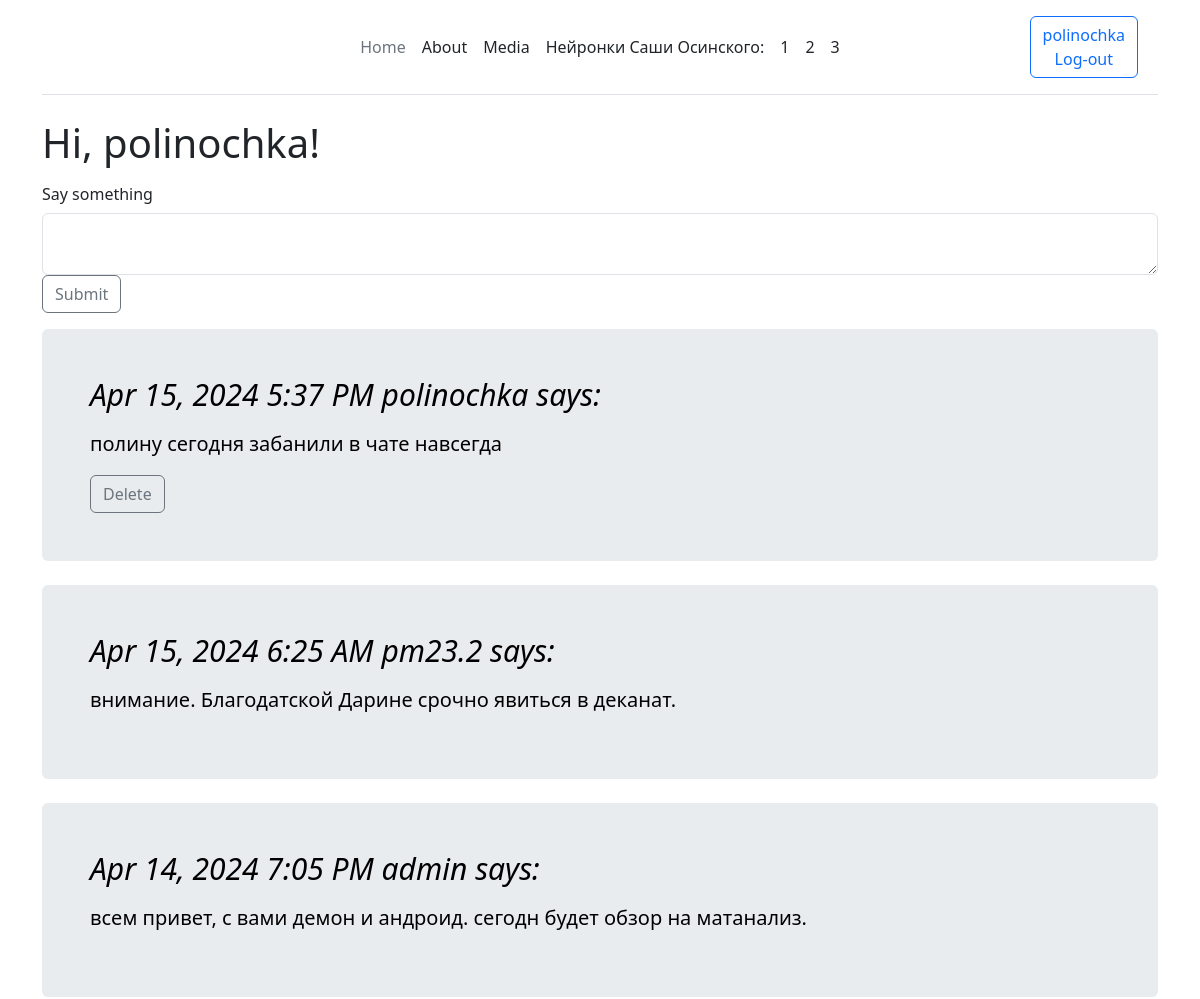
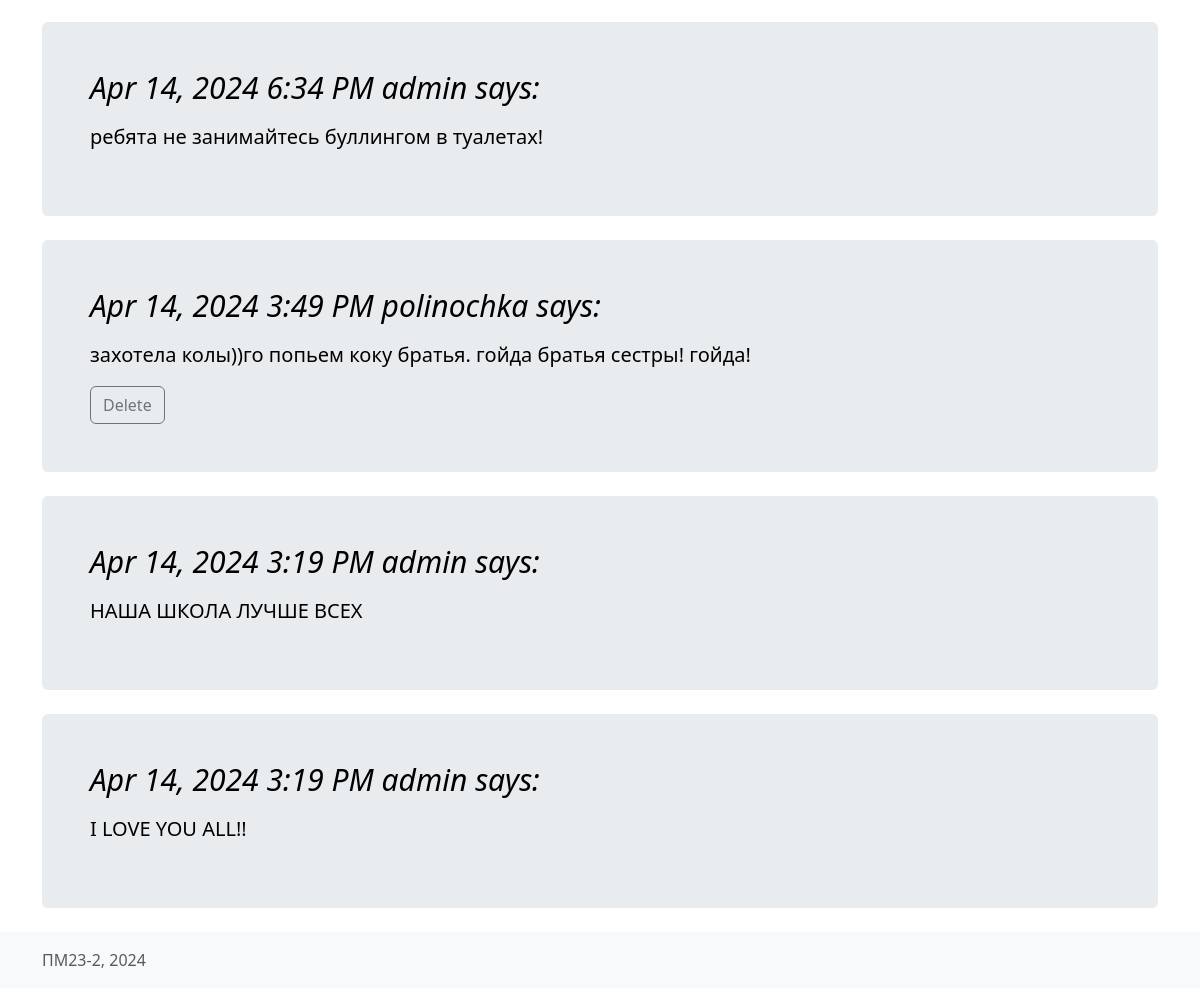
Page /index (signed in) on the committed database (2 pictures, top to bottom).
### app/models.py (models this page shows, shortened)
class User(UserMixin, db.Model):
    id: so.Mapped[int] = so.mapped_column(primary_key=True)
    username: so.Mapped[str] = so.mapped_column(sa.String(64), index=True, unique=True)
    email: so.Mapped[str] = so.mapped_column(sa.String(120), index=True, unique=True)
    password_hash: so.Mapped[Optional[str]] = so.mapped_column(sa.String(256))
    posts: so.WriteOnlyMapped['Post'] = so.relationship(back_populates='author')

class Post(db.Model):
    id: so.Mapped[int] = so.mapped_column(primary_key=True)
    body: so.Mapped[str] = so.mapped_column(sa.String(140))
    timestamp: so.Mapped[datetime] = so.mapped_column(index=True, default=lambda: datetime.now(timezone.utc))
    user_id: so.Mapped[int] = so.mapped_column(sa.ForeignKey(User.id),index=True)
    author: so.Mapped[User] = so.relationship(back_populates='posts')

### app/routes.py (the view)
@app.route('/', methods=["POST", "GET"])
@app.route('/index', methods=["POST", "GET"])
@login_required
def index():
    form = PostForm()
    if form.validate_on_submit():
        post = Post(body=form.post.data, author=current_user)
        db.session.add(post)
        db.session.commit()
        flash('Your post is now live!')
        return redirect(url_for('index'))
    posts = Post.query.order_by(Post.timestamp).all()[::-1]
    return render_template("index.html", title='Home Page', form=form, posts=posts)

### app/forms.py
class PostForm(FlaskForm):
    post = TextAreaField('Say something', validators=[DataRequired(), Length(min=1, max=140)])
    submit = SubmitField('Submit')

### app/models.py (called while the page is built)
@login.user_loader
def load_user(id):
    return db.session.get(User, int(id))

### app/templates/index.html (shortened to what this page needs)
{% extends "base.html" %}
{% block content %}
<main class="container">
    <h1>Hi, {{ current_user.username }}!</h1>
    <form action="" method="post">
        {{ form.post.label(class_="col-sm-2 col-form-label") }}<br>
        {{ form.post(class_="form-control") }}
        <p>{{ form.submit(class_="btn btn-outline-secondary") }}</p>
    </form>
    {% for post in posts %}
    <div class="p-4 p-md-5 mb-4 rounded text-body-emphasis bg-body-secondary">
            <h1 class="display-4 fst-italic" style="font-size: 30px;">{{ moment(post.timestamp).format('lll')}} {{
                post.author.username }} says: </h1>
            <p class="lead my-3" style="font-size: 20px;">{{ post.body }}</p>
            {% if current_user.id == post.author.id or current_user.username == 'admin'%}
            <a href="/delete/{{post.id}}" class="btn btn-outline-secondary">Delete</a>
            {% endif %}
    </div>
    {% endfor %}
</main>
{% endblock %}

### app/templates/base.html (shortened to what this page needs)
<html>
<head>
    {% block styles %}
    {{ bootstrap.load_css() }}
    {% endblock %}
</head>
<div class="container">
    <header class="d-flex flex-wrap align-items-center justify-content-center justify-content-md-between py-3 mb-4 border-bottom"
            style="padding-left: calc(var(--bs-gutter-x)* .5); padding-right: calc(var(--bs-gutter-x)* .5)">
        <div class="col-md-3 mb-2 mb-md-0">
            <a href="/" class="d-inline-flex link-body-emphasis text-decoration-none">
                <svg class="bi" width="40" height="32" role="img" aria-label="Bootstrap">
                    <use xlink:href="#bootstrap"></use>
                </svg>
            </a>
        </div>
        <ul class="nav col-12 col-md-auto mb-2 justify-content-center mb-md-0">
            <li><a href="/index" class="nav-link px-2 link-secondary">Home</a></li>
            <li><a href="#" class="nav-link px-2 link-dark">About</a></li>
            <li><a href="#" class="nav-link px-2 link-dark">Media</a></li>
            <li><a class="nav-link px-2 link-dark">Нейронки Саши Осинского:</a></li>
            <li><a href="#" class="nav-link px-2 link-dark">1</a></li>
            <li><a href="#" class="nav-link px-2 link-dark">2</a></li>
            <li><a href="#" class="nav-link px-2 link-dark">3</a></li>
        </ul>
        <div class="col-md-3 text-end">
            {% if current_user.is_anonymous %}
            <a class="btn btn-outline-primary me-2" href="{{ url_for('login') }}">Login</a>
            {% else %}
            <a class="btn btn-outline-primary me-2" href="{{ url_for('logout') }}"> {{current_user.username}} <br>
                Log-out</a>
            {% endif %}
        </div>
    </header>
</div>
<body class="d-flex flex-column h-100">
{% block content %}{% endblock %}
</body>
<footer class="footer mt-auto py-3 bg-body-tertiary"
">
<div class="container">
    <span class="text-body-secondary">ПМ23-2, 2024</span>
</div>
</footer>
</html>

### rows in the picture
User: username "polinochka"
Post: timestamp "Apr 15, 2024 5:37 PM", author.username "polinochka", body "полину сегодня забанили в чате навсегда"
Post: timestamp "Apr 15, 2024 6:25 AM", author.username "pm23.2", body "внимание. Благодатской Дарине срочно явиться в деканат."
Post: timestamp "Apr 14, 2024 7:05 PM", author.username "admin", body "всем привет, с вами демон и андроид. сегодн будет обзор на матанализ."
Post: timestamp "Apr 14, 2024 6:34 PM", author.username "admin", body "ребята не занимайтесь буллингом в туалетах!"
Post: timestamp "Apr 14, 2024 3:49 PM", author.username "polinochka", body "захотела колы))го попьем коку братья. гойда братья сестры! гойда!"
Post: timestamp "Apr 14, 2024 3:19 PM", author.username "admin", body "НАША ШКОЛА ЛУЧШЕ ВСЕХ"
Post: timestamp "Apr 14, 2024 3:19 PM", author.username "admin", body "I LOVE YOU ALL!!"
